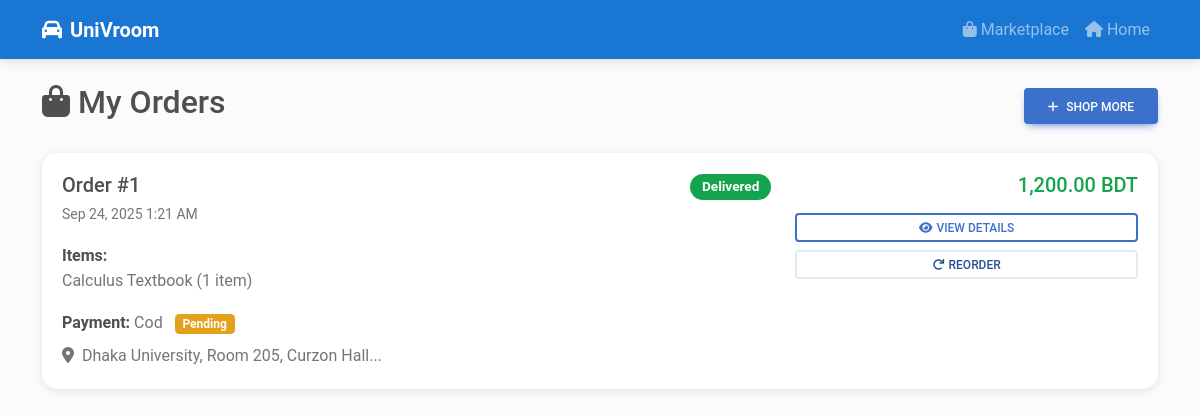
Screenshot of /orders.php (signed in) with the database file from the repository.
### tables this page shows
CREATE TABLE orders (
    id INT AUTO_INCREMENT PRIMARY KEY,
    user_id INT NOT NULL,
    total_amount DECIMAL(10, 2) NOT NULL,
    discount_amount DECIMAL(10, 2) DEFAULT 0.00,
    final_amount DECIMAL(10, 2) NOT NULL,
    coupon_code VARCHAR(20),
    payment_method ENUM('cod', 'bkash', 'card') DEFAULT 'cod',
    payment_status ENUM('pending', 'paid', 'failed', 'refunded') DEFAULT 'pending',
    status ENUM('pending', 'confirmed', 'processing', 'shipped', 'delivered', 'cancelled') DEFAULT 'pending',
    shipping_address TEXT,
    notes TEXT,
    created_at TIMESTAMP DEFAULT CURRENT_TIMESTAMP,
    updated_at TIMESTAMP DEFAULT CURRENT_TIMESTAMP ON UPDATE CURRENT_TIMESTAMP,
    FOREIGN KEY (user_id) REFERENCES users(id) ON DELETE CASCADE
);

### config/config.php (called while the page is built, shortened)
<?php
function formatCurrency($amount) {
    return number_format($amount, 2) . ' BDT';
}
?>

### orders.php (the view, shortened to what this page needs)
<?php
require_once 'config/config.php';
$db = getDB();
$user_id = $_SESSION['user_id'];
$stmt = $db->prepare("
    SELECT o.*,
           COUNT(oi.id) as item_count,
           GROUP_CONCAT(p.title SEPARATOR ', ') as product_titles
    FROM orders o
    LEFT JOIN order_items oi ON o.id = oi.order_id
    LEFT JOIN products p ON oi.product_id = p.id
    WHERE o.user_id = ?
    GROUP BY o.id
    ORDER BY o.created_at DESC
");
$stmt->execute([$user_id]);
$orders = $stmt->fetchAll(PDO::FETCH_ASSOC);
?>
<!DOCTYPE html>
<html lang="en">
<head>
    <link href="https://cdnjs.cloudflare.com/ajax/libs/mdb-ui-kit/6.4.2/mdb.min.css" rel="stylesheet">
    <link href="https://cdnjs.cloudflare.com/ajax/libs/font-awesome/6.0.0/css/all.min.css" rel="stylesheet">
</head>
<body class="bg-light">
    <nav class="navbar navbar-expand-lg navbar-dark" style="background-color: var(--primary-color);">
        <div class="container">
            <a class="navbar-brand fw-bold" href="index.php">
                <i class="fas fa-car me-2"></i><?php echo SITE_NAME; ?>
            </a>
            <div class="navbar-nav ms-auto">
                <a class="nav-link" href="marketplace/">
                    <i class="fas fa-shopping-bag me-1"></i>Marketplace
                </a>
                <a class="nav-link" href="index.php">
                    <i class="fas fa-home me-1"></i>Home
                </a>
            </div>
        </div>
    </nav>
    <div class="container my-4">
        <div class="d-flex justify-content-between align-items-center mb-4">
            <h2><i class="fas fa-shopping-bag me-2"></i>My Orders</h2>
            <a href="marketplace/" class="btn btn-primary">
                <i class="fas fa-plus me-2"></i>Shop More
            </a>
        </div>
        <?php if (empty($orders)): ?>
            <div class="empty-state">
                <i class="fas fa-shopping-bag fa-4x text-muted mb-4"></i>
                <h4>No orders yet</h4>
                <p class="text-muted mb-4">You haven't placed any orders yet</p>
                <a href="marketplace/" class="btn btn-primary btn-lg">
                    <i class="fas fa-shopping-bag me-2"></i>Start Shopping
                </a>
            </div>
        <?php else: ?>
            <?php foreach ($orders as $order): ?>
                <div class="order-card">
                    <div class="row">
                        <div class="col-md-8">
                            <div class="d-flex justify-content-between align-items-start mb-3">
                                <div>
                                    <h5 class="mb-1">Order #<?php echo $order['id']; ?></h5>
                                    <small class="text-muted"><?php echo date('M j, Y g:i A', strtotime($order['created_at'])); ?></small>
                                </div>
                                <div>
                                    <?php
                                    $status_colors = [
                                        'pending' => 'warning',
                                        'confirmed' => 'info',
                                        'processing' => 'primary',
                                        'shipped' => 'info',
                                        'delivered' => 'success',
                                        'cancelled' => 'danger'
                                    ];
                                    $status_color = $status_colors[$order['status']] ?? 'secondary';
                                    ?>
                                    <span class="badge bg-<?php echo $status_color; ?> status-badge">
                                        <?php echo ucfirst($order['status']); ?>
                                    </span>
                                </div>
                            </div>
                            <div class="mb-3">
                                <strong>Items:</strong>
                                <div class="text-muted">
                                    <?php echo htmlspecialchars(substr($order['product_titles'], 0, 100)); ?>
                                    (<?php echo $order['item_count']; ?> item<?php echo $order['item_count'] > 1 ? 's' : ''; ?>)
                                </div>
                            </div>
                            <div class="mb-2">
                                <strong>Payment:</strong>
                                <span class="text-muted"><?php echo ucfirst($order['payment_method']); ?></span>
                                <span class="badge bg-<?php echo $order['payment_status'] == 'paid' ? 'success' : 'warning'; ?> ms-2">
                                    <?php echo ucfirst($order['payment_status']); ?>
                                </span>
                            </div>
                            <?php if ($order['shipping_address']): ?>
                                <div class="text-muted">
                                    <i class="fas fa-map-marker-alt me-1"></i>
                                    <?php echo htmlspecialchars(substr($order['shipping_address'], 0, 50)); ?>...
                                </div>
                            <?php endif; ?>
                        </div>
                        <div class="col-md-4 text-end">
                            <div class="mb-3">
                                <div class="h5 text-success"><?php echo formatCurrency($order['final_amount']); ?></div>
                            </div>
                            <div class="d-flex flex-column gap-2">
                                <a href="order-details.php?id=<?php echo $order['id']; ?>" class="btn btn-outline-primary btn-sm">
                                    <i class="fas fa-eye me-1"></i>View Details
                                </a>
                                <?php if ($order['status'] == 'delivered'): ?>
                                    <button class="btn btn-outline-secondary btn-sm" onclick="reorderItems(<?php echo $order['id']; ?>)">
                                        <i class="fas fa-redo me-1"></i>Reorder
                                    </button>
                                <?php endif; ?>
                            </div>
                        </div>
                    </div>
                </div>
            <?php endforeach; ?>
        <?php endif; ?>
    </div>
</body>
</html>

### orders.php (style rules this page uses)
:root { --primary-color: #1976d2; --success-color: #4caf50; --warning-color: #ff9800; --danger-color: #f44336; }
.order-card { background: white; border-radius: 15px; padding: 20px; margin-bottom: 20px; box-shadow: 0 2px 10px rgba(0,0,0,0.1); transition: transform 0.3s ease; }
.status-badge { font-size: 0.85rem; padding: 6px 12px; border-radius: 15px; }

### rows the page displays
orders: id "1", created_at "Sep 24, 2025 1:21 AM", status "Delivered", product_titles "Calculus Textbook", item_count "1", payment_method "Cod", payment_status "Pending", shipping_address "Dhaka University, Room 205, Curzon Hall", final_amount "1,200.00 BDT"

### other values shown
SITE_NAME "UniVroom"
